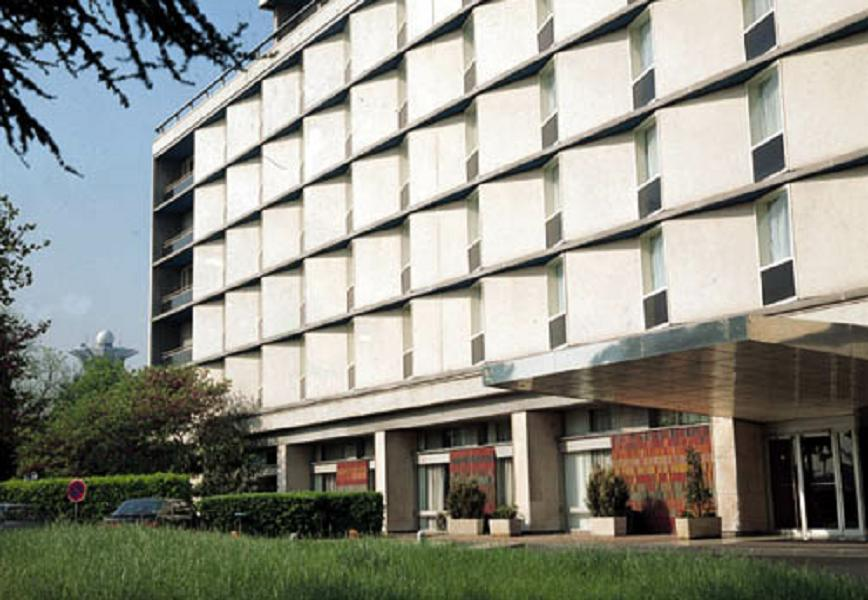
//> input picture OpenCV/cppTest/data/building.jpg, 868 x 600 px
$ ./hough   (built with g++ and OpenCV 4)
//> lines starting //> are read from the running program, lines starting //| are printed output that depends on the picture; after the words box and inside, x2 and y2 are one past the last pixel; in counts of white or black regions, pixels touching at a corner belong together
#include "opencv2/opencv.hpp"
#include <iostream>

using namespace cv;
using namespace std;

String folder = "/home/lmc/aiot/OpenCV/cppTest/data/";

int main()
{
    Mat src = imread(folder + "building.jpg", IMREAD_GRAYSCALE);
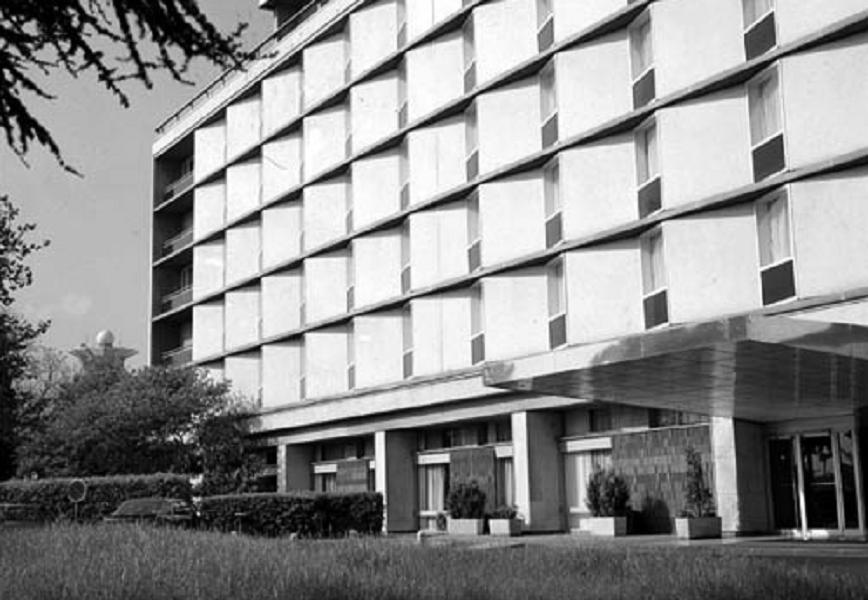
//> src: 600 rows x 868 cols, CV_8UC1; min 0, max 255, mean 142.3
    Mat dst1, dst2;

    Canny(src, dst1, 50, 100);
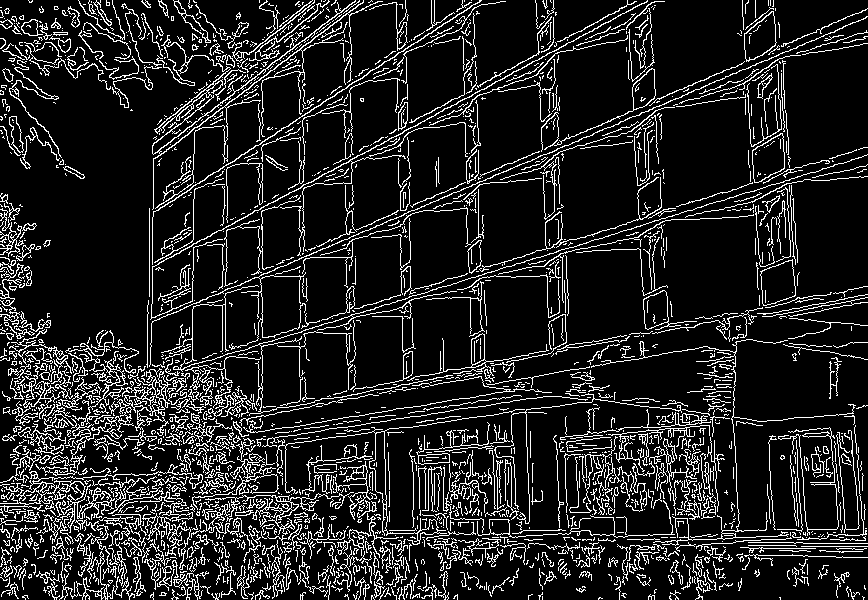
//> dst1: 600 rows x 868 cols, CV_8UC1; 13.7% white in thin lines or dots
    vector<Vec2f> lines;
    HoughLines(dst1, lines, 1, CV_PI / 180.0, 250);
//> lines = 36 lines (rho, theta), first 12: [355, 1.17], [454, 1.38], [539, 1.57], [548, 1.57], [403, 1.27], [527, 1.61], [524, 1.59], [536, 1.59], [305, 1.08], [528, 1.59], [261, 0.99], [436, 1.57]

    Point pt1, pt2;
    for (auto lineP : lines)
    {
        float rho = lineP[0];
        float theta = lineP[1];
        float x0 = rho * cos(theta), y0 = rho * sin(theta);
        pt1.x = cvRound(x0 - 1000 * (-sin(theta)));
        pt1.y = cvRound(y0 - 1000 * cos(theta));
        pt2.x = cvRound(x0 + 1000 * (-sin(theta)));
        pt2.y = cvRound(y0 + 1000 * cos(theta));
        // cout << lineP << endl;
        line(src, pt1, pt2, Scalar(255), 2);
    }
//> this loop made 36 passes
//> (rho, theta, x0, y0) on passes 1 to 12: (355, 1.17, 138.7, 326.8), (454, 1.38, 86.63, 445.7), (539, 1.57, -2.36e-05, 539), (548, 1.57, -2.4e-05, 548), (403, 1.27, 117.8, 385.4), (527, 1.61, -18.39, 526.7), (524, 1.59, -9.15, 523.9), (536, 1.59, -9.35, 535.9), (305, 1.08, 143.2, 269.3), (528, 1.59, -9.21, 527.9), (261, 0.995, 142.2, 218.9), (436, 1.57, -1.91e-05, 436)
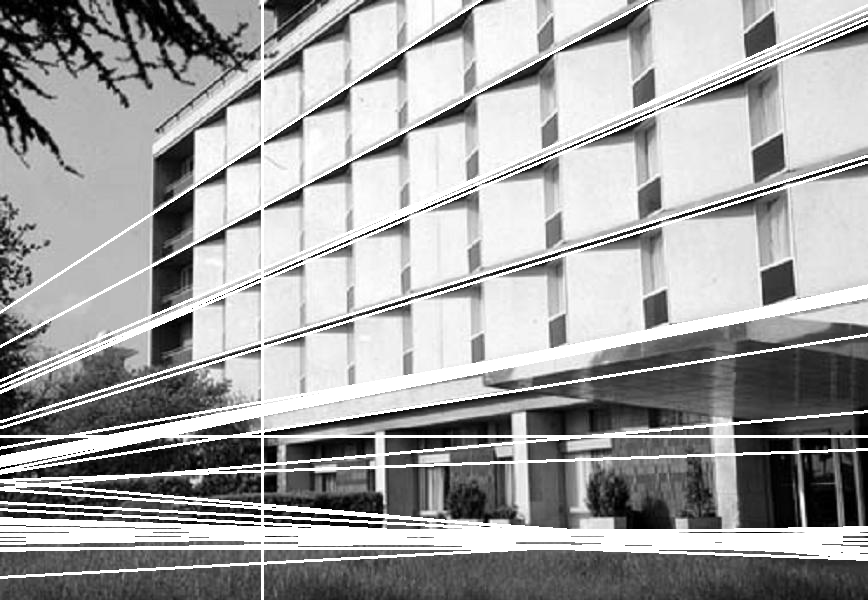
//> src: 600 rows x 868 cols, CV_8UC1; 13.29% of pixels changed, all inside (x1, y1, x2, y2) = (0, 0, 868, 600)
    imshow("src", src);
    imshow("dst1", dst1);
    waitKey();
    return 0;
}

$ run again, with OpenCV/cppTest/data/sudoku.jpg copied over OpenCV/cppTest/data/building.jpg
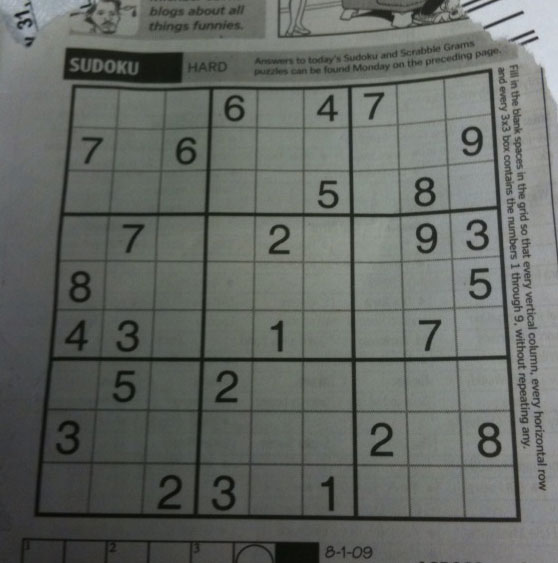
//> input picture OpenCV/cppTest/data/sudoku.jpg, 558 x 563 px
//> `Canny(src, dst1, 50, 100);`:
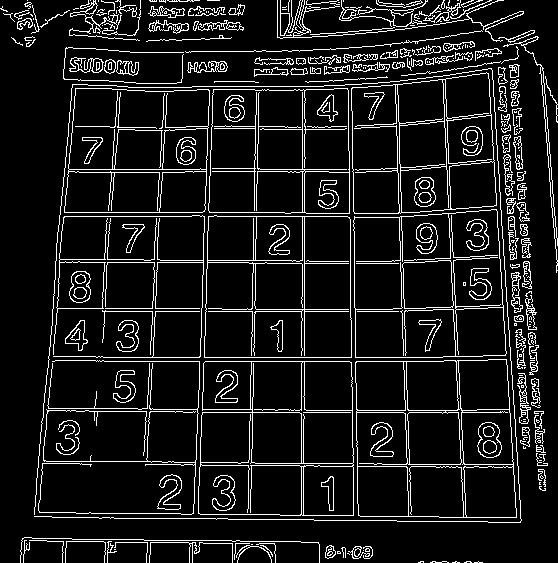
//> dst1: 563 rows x 558 cols, CV_8UC1; 10% white in thin lines or dots
//> lines = 15 lines (rho, theta), first 12: [361, 1.57], [357, 1.57], [304, 0], [412, 1.57], [257, 0.02], [212, 0.03], [216, 0.03], [311, 1.57], [216, 1.57], [-349, 3.12], [169, 1.57], [212, 1.57]
//> the loop `for (auto lineP : lines)` made 15 passes
//> (rho, theta, x0, y0) on passes 1 to 8: (361, 1.57, -1.58e-05, 361), (357, 1.57, -1.56e-05, 357), (304, 0, 304, 0), (412, 1.57, -1.8e-05, 412), (257, 0.0175, 257, 4.49), (212, 0.0349, 211.9, 7.4), (216, 0.0349, 215.9, 7.54), (311, 1.57, -1.36e-05, 311)
//> after the loop `for (auto lineP : lines)`:
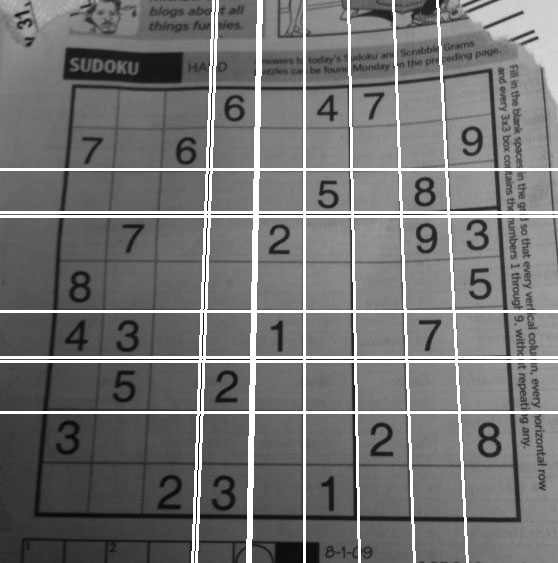
//> src: 563 rows x 558 cols, CV_8UC1; min 7, max 255, mean 115.5
